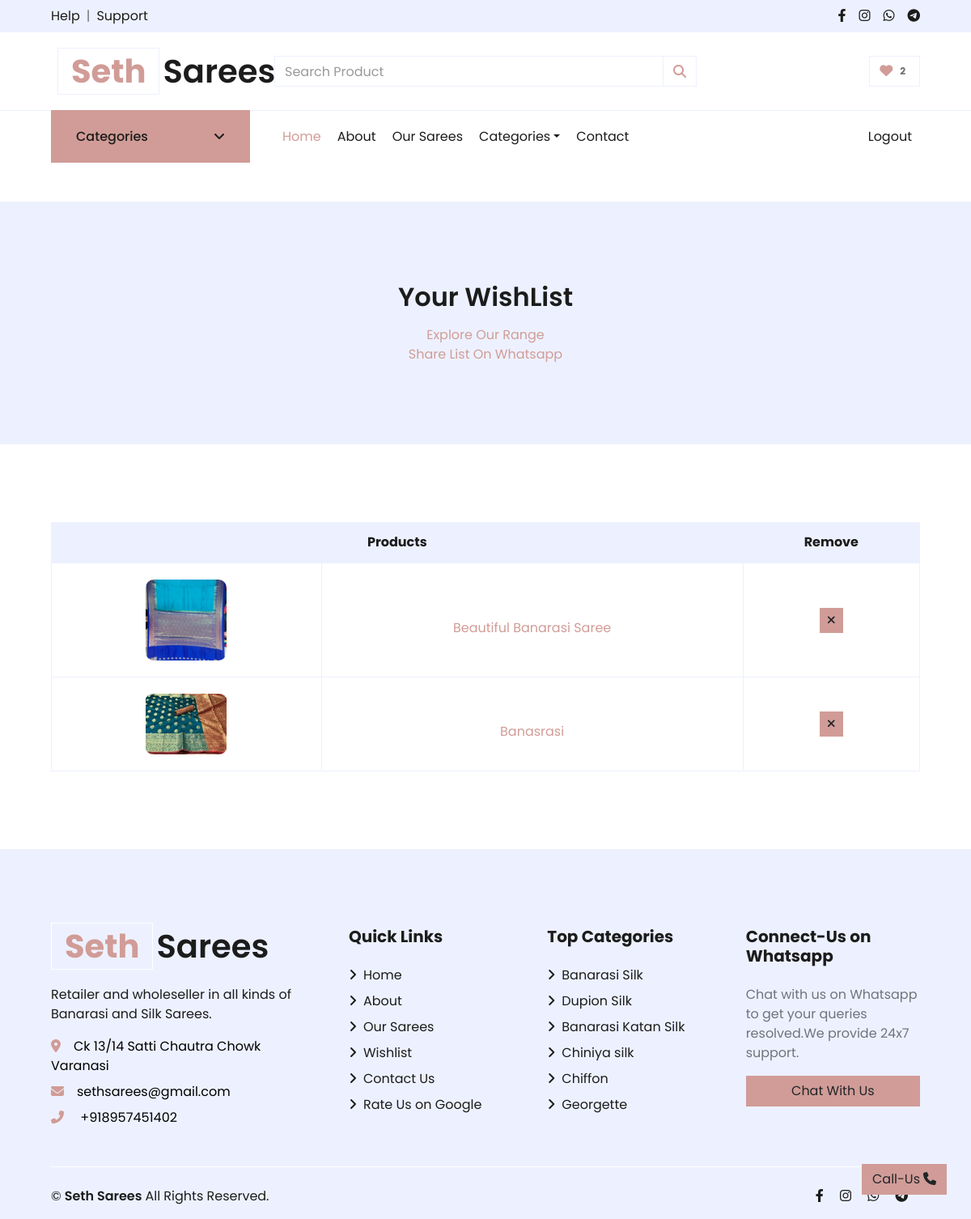
Page /wishlist (signed in) on the committed database.
### store/models/wishlist.py (models this page shows)
class Wishlist(models.Model):
    customer = models.ForeignKey(Customer, on_delete=models.CASCADE, default=1)
    product = models.ForeignKey(Product, on_delete=models.CASCADE, default=1)

### store/models/product.py (models this page shows, shortened)
class Product(models.Model):
    name = models.CharField(max_length=50)
    price = models.IntegerField(default=0)
    category = models.ForeignKey(Category, on_delete=models.CASCADE, default=1)
    description = models.TextField( default='' , null=True , blank=True)
    short_description= models.TextField( default='' , null=True , blank=True)
    image = models.ImageField(upload_to='uploads/products/')
    image1 = models.ImageField(upload_to='uploads/products/')
    image2 = models.ImageField(upload_to='uploads/products/')

### store/models/customer.py (models this page shows, shortened)
class Customer(models.Model):
    first_name = models.CharField(max_length=50)
    last_name = models.CharField(max_length=50)
    phone_number=models.CharField(max_length=15)
    email=models.EmailField()
    password=models.CharField(max_length=500)

### store/models/category.py (models this page shows, shortened)
class Category(models.Model):
    name = models.CharField(max_length=50)
    image = models.ImageField(default='',upload_to='uploads/category_img/')
    description = models.TextField( default='' , null=True , blank=True)
    def __str__(self):
        return self.name

### store/views/wishlist.py (the view)
# urls.py: path('wishlist',show_wishlist),
def show_wishlist(request):
    customer_id=request.session.get('customer')
    if(customer_id):
        customer=Customer.objects.get(id=customer_id)
        wishlist=Wishlist.objects.filter(customer=customer_id)
        wishlist_len=len(wishlist)
        data['wishlist']=wishlist
        data['customer_name']=customer.first_name+customer.last_name
        data['wishlist_len']=wishlist_len
        return render(request,'wishlist.html',data)
    else :
        next = request.GET.get('next', '/')
        url='login?next='+next
        return redirect(url)

### store/templates/wishlist.html (shortened to what this page needs)
{% extends 'base.html' %}
{% load static %}
{% block content %}
    <div class="container-fluid bg-secondary mb-5">
        <div class="d-flex flex-column align-items-center justify-content-center" style="min-height: 300px">
            <h2 class="font-weight-semi-bold  mb-3">Your WishList</h2>
            <div class="d-flex flex-column text-center align-items-center justify-content-center ">
                <p class="m-0"><a href="/category">Explore Our Range</a></p>
                <p class="m-0">
                    <a href="https://wa.me/{{phone_no}}?text= Hey I am {{customer_name}} and I have prepared my list on URL: {{ request.get_host }}/show-sent-list?customer_id={{request.session.customer}} kindly check it">Share List On Whatsapp</a>
                </p>
            </div>
        </div>
    </div>
    <div class="container-fluid pt-5">
        <div class="row px-xl-5">
            <div class="col-lg-12 table-responsive mb-5">
                <table class="table table-bordered text-center mb-0">
                    <thead class="bg-secondary text-dark">
                        <tr>
                            <th colspan="2">Products {{wishlist.length}}</th>
                            <th>Remove</th>
                        </tr>
                    </thead>
                    <tbody class="align-middle">
                        {%for entry in wishlist%}
                        <tr>
                            <td class=""><a href="/detail?product={{entry.product.id}}"><img src="{{entry.product.image.url}}" alt="" style="width: 100px;border-radius: 10%;"  class="m-2"></a> </td>
                            <td class="text-center pt-5" style="vertical-align: middle;"><a href="/detail?product={{entry.product.id}}"> <a href="/detail?product={{entry.product.id}}"><p> {{entry.product.name}}</p></a></td>
                            <td class="align-middle"><form action="/remove-item" method="POST">
                                <button type="submit" method="POST" class="btn btn-sm btn-primary"><i class="fa fa-times"></i></button></form>
                            </td>
                        </tr>
                        {%endfor%}
                    </tbody>
                </table>
            </div>
        </div>
    </div>
    {% endblock content%}

### store/templates/base.html (shortened to what this page needs)
<!DOCTYPE html>
<html lang="en">
    {% load static %}
<head>
    <link rel="stylesheet" href="https://cdnjs.cloudflare.com/ajax/libs/font-awesome/6.2.1/css/all.min.css" />
    <link href="{% static './store/lib/owlcarousel/assets/owl.carousel.min.css' %}" rel="stylesheet">
    <link rel="stylesheet" href="https://unpkg.com/aos@next/dist/aos.css" />
    <link href="{% static './store/css/style.css' %}" rel="stylesheet">
</head>
<body>
    <div class="container-fluid">
        <div class="row bg-secondary py-2 px-xl-5">
            <div class="col-lg-6 d-none d-lg-block">
                <div class="d-inline-flex align-items-center">
                    <a class="text-dark" href="https://wa.me/{{phone_no}}?text=Hello,+I+needed+some+help+related+to+your+store">Help</a>
                    <span class="text-muted px-2">|</span>
                    <a class="text-dark" href="https://wa.me/{{phone_no}}?text=Hello,+I+needed+some+support+related+to+your+store">Support</a>
                </div>
            </div>
            <div class="col-lg-6 text-center text-lg-right">
                <div class="d-inline-flex align-items-center">
                    <a class="text-dark px-2" href="https://www.facebook.com/profile.php?id=100089091092224">
                        <i class="fab fa-facebook-f"></i>
                    </a>
                    <a class="text-dark px-2" href="https://www.instagram.com/seth_sarees/">
                        <i class="fab fa-instagram"></i>
                    </a>
                    <a class="text-dark px-2" href="https://wa.me/{{phone_no}}?text=Hello,+I+am+interested+in+knowing+more+about+your+Store">
                        <i class="fab fa-whatsapp"></i>
                    </a>
                    <a class="text-dark pl-2" href="">
                        <i class="fab fa-telegram"></i>
                    </a>
                </div>
            </div>
        </div>
        <div class="row align-items-center py-3 px-xl-5">
            <div class="col-lg-3 d-none d-lg-block">
                <a href='/' class="text-decoration-none">
                    <h1 class="m-2 display-5 font-weight-semi-bold"><span class="text-primary font-weight-bold border px-3 mr-1">Seth</span>Sarees</h1>
                </a>
            </div>
            <div class="col-lg-6 col-6 text-left">
                <form method="GET" action="/search" >
                    <div class="input-group">
                        <input type="text" class="form-control" placeholder="Search Product" name="search" id="search">
                        <div class="input-group-append">
                            <span class=" btn btn-primary input-group-text  bg-transparent text-primary">
                                <i class="fa fa-search"></i>
                            </span>
                        </div>
                    </div>
                </form>
            </div>
            <div class="col-lg-3 col-6 text-right">
                <a href="/wishlist?next={{ request.get_full_path|urlencode }}" class="btn border">
                    <i class="fas fa-heart text-primary"></i>
                    <span class="badge">{{wishlist_len}}</span>
                </a>
            </div>
        </div>
    </div>
    <div class="container-fluid mb-5">
        <div class="row border-top px-xl-5">
            <div class="col-lg-3 d-none d-lg-block">
                <a class="btn shadow-none d-flex align-items-center justify-content-between bg-primary text-white w-100" data-toggle="collapse" href="#navbar-vertical" style="height: 65px; margin-top: -1px; padding: 0 30px;">
                    <h6 class="m-0">Categories</h6>
                    <i class="fa fa-angle-down text-dark"></i>
                </a>
            </div>
            <div class="col-lg-9">
                <nav class="navbar navbar-expand-lg bg-light navbar-light py-3 py-lg-0 px-0">
                    <div class="collapse navbar-collapse justify-content-between" id="navbarCollapse">
                        <div class="navbar-nav mr-auto py-0">
                            <a href="/" class="nav-item nav-link active">Home</a>
                            <a href="/about" class="nav-item nav-link">About</a>
                            <a href="/category" class="nav-item nav-link">Our Sarees</a>
                            <div class="nav-item dropdown">
                                <a href="#" class="nav-link dropdown-toggle" data-toggle="dropdown">Categories</a>
                            </div>
                            <a href="/contact" class="nav-item nav-link">Contact</a>
                        </div>
                        <div class="navbar-nav ml-auto py-0">
                            {%if not request.session.customer%}
                            <a href="/login?next={{ request.get_full_path|urlencode }}" class="nav-item nav-link">Login</a>
                            <a href="/signup" class="nav-item nav-link">Sign Up</a>
                            {%else%}
                            <a href="/logout?next={{ request.get_full_path|urlencode }}" class="nav-item nav-link">Logout</a>
                            {%endif%}
                        </div>
                    </div>
                </nav>
            </div>
        </div>
    </div>
        {%block content%}
        {%endblock%}
    <div class="container-fluid bg-secondary text-dark mt-5 pt-5">
        <div class="row px-xl-5 pt-5">
            <div class="col-lg-4 col-md-12 mb-5 pr-3 pr-xl-5">
                <a href="/" class="text-decoration-none">
                    <h1 class="mb-4 display-5 font-weight-semi-bold"><span class="text-primary font-weight-bold border border-white px-3 mr-1">Seth</span>Sarees</h1>
                </a>
                <p>Retailer and wholeseller in all kinds of Banarasi and Silk Sarees.</p>
                <p class="mb-2"><i class="fa fa-map-marker-alt text-primary mr-3"></i><a href="https://www.google.com/search?q=seth%20sarees&oq=seth&aqs=chrome.0.69i59j69i57j69i59j69i60j69i61l2j69i60.1882j0j4&sourceid=chrome&ie=UTF-8&tbs=lf:1,lf_ui:10&tbm=lcl&sxsrf=ALiCzsaSynD1unvd0ebaW9NJ0Fx-3SjwXA:1671827345404&rflfq=1&num=10&rldimm=527673046138865702&lqi=CgtzZXRoIHNhcmVlc0iz8qLwsq6AgAhaHRAAEAEYABgBIgtzZXRoIHNhcmVlcyoGCAIQABABkgEXZGVzaWduZXJfY2xvdGhpbmdfc3RvcmU&phdesc=J3chXqvknqQ&ved=2ahUKEwjjtbGYypD8AhVH03MBHdmAB1gQvS56BAgYEAE&sa=X&rlst=f#rlfi=hd:;si:527673046138865702,l,CgtzZXRoIHNhcmVlc0iz8qLwsq6AgAhaHRAAEAEYABgBIgtzZXRoIHNhcmVlcyoGCAIQABABkgEXZGVzaWduZXJfY2xvdGhpbmdfc3RvcmU,y,J3chXqvknqQ;mv:[[25.6578831,83.0200176],[25.2926608,82.8717667]];tbs:lrf:!1m4!1u3!2m2!3m1!1e1!2m1!1e3!3sIAE,lf:1,lf_ui:10" style="color:black;">{{address}}</a></p>
                <p class="mb-2"><i class="fa fa-envelope text-primary mr-3"></i><a href="mailto:someone@example.com" style="color:black;">{{email}}</a></p>
                <p class="mb-0"><i class="fa fa-phone-alt text-primary mr-3"></i><a href="tel:+{{phone_no}}" style="color:black;"> +{{phone_no}}</a></p>
            </div>
            <div class="col-lg-8 col-md-12">
                <div class="row">
                    <div class="col-md-4 mb-5">
                        <h5 class="font-weight-bold text-dark mb-4">Quick Links</h5>
                        <div class="d-flex flex-column justify-content-start">
                            <a class="text-dark mb-2" href="/"><i class="fa fa-angle-right mr-2"></i>Home</a>
                            <a class="text-dark mb-2" href="/about"><i class="fa fa-angle-right mr-2"></i>About</a>
                            <a class="text-dark mb-2" href="/category"><i class="fa fa-angle-right mr-2"></i>Our Sarees</a>
                            <a class="text-dark mb-2" href="checkout.html"><i class="fa fa-angle-right mr-2"></i>Wishlist</a>
                            <a class="text-dark mb-2" href="/contact"><i class="fa fa-angle-right mr-2"></i>Contact Us</a>
                            <a class="text-dark mb-2" href="https://www.google.com/search?q=seth%20sarees&oq=seth+sarees&aqs=chrome..69i57j69i59j69i61l3.2280j0j4&sourceid=chrome&ie=UTF-8&tbs=lrf:!1m4!1u3!2m2!3m1!1e1!2m1!1e3!3sIAE,lf:1,lf_ui:10&tbm=lcl&sxsrf=ALiCzsb6kLBLebcYjMVq3ZZjTXegQRwJRQ:1671576707763&rflfq=1&num=10&rldimm=527673046138865702&lqi=CgtzZXRoIHNhcmVlc0iz8qLwsq6AgAhaHRAAEAEYABgBIgtzZXRoIHNhcmVlcyoGCAIQABABkgEXZGVzaWduZXJfY2xvdGhpbmdfc3RvcmU&phdesc=J3chXqvknqQ&ved=2ahUKEwjQ5oW_pIn8AhVywXMBHfXHBNoQvS56BAgeEAE&sa=X&rlst=f#lrd=0x398e2e1ed9ad1ce9:0x752abd6f8a7c826,3,,,&rlfi=hd:;si:527673046138865702,l,CgtzZXRoIHNhcmVlc0iz8qLwsq6AgAhaHRAAEAEYABgBIgtzZXRoIHNhcmVlcyoGCAIQABABkgEXZGVzaWduZXJfY2xvdGhpbmdfc3RvcmU,y,J3chXqvknqQ;mv:[[25.6592943,83.033485],[25.2677299,82.87100439999999]];tbs:lrf:!1m4!1u3!2m2!3m1!1e1!2m1!1e3!3sIAE,lf:1,lf_ui:10"><i class="fa fa-angle-right mr-2"></i>Rate Us on Google</a>
                        </div>
                    </div>
                    <div class="col-md-4 mb-5">
                        <h5 class="font-weight-bold text-dark mb-4">Top Categories</h5>
                        <div class="d-flex flex-column justify-content-start">
                            {% for category in categories|slice:":6" %}
                            <a class="text-dark mb-2" href="/category?category={{category.id}}"><i class="fa fa-angle-right mr-2"></i>{{category}}</a>
                            {% endfor %}
                        </div>
                    </div>
                    <div class="col-md-4 mb-3" >
                        <h5 class="font-weight-bold text-dark mb-4">Connect-Us on Whatsapp</h5>
                        <div class="d-flex flex-column ">
                            <p class=text-muted>Chat with us on Whatsapp to get your queries resolved.We provide 24x7 support.</p>
                            <a href="https://wa.me/{{phone_no}}?text=Hello,+I+am+interested+in+knowing+more+about+your+Store" class="btn btn-primary px-3 w-100">Chat With Us</a>
                        </div>
                    </div>
                </div>
            </div>
        </div>
        <div class="row border-top border-light mx-xl-5 pt-4">
            <div class="col-md-6 px-xl-0">
                <p class="mb-md-0 text-center text-md-left text-dark">
                    <div class=" d-flex align-items-center">
                        &copy; <a class="px-1 text-dark font-weight-semi-bold" href="#">Seth Sarees</a> All Rights Reserved.
                    </div>
                </p>
            </div>
            <div class="col-md-6 px-xl-0">
                <div class="col  text-center  text-sm-right ">
                        <a class="text-dark px-2" href="https://www.facebook.com/profile.php?id=100089091092224">
                            <i class="fab fa-facebook-f"></i>
                        </a>
                        <a class="text-dark px-2" href="https://www.instagram.com/seth_sarees/">
                            <i class="fab fa-instagram"></i>
                        </a>
                        <a class="text-dark px-2" href="https://wa.me/{{phone_no}}?text=Hello,+I+am+interested+in+knowing+more+about+your+Store">
                            <i class="fab fa-whatsapp"></i>
                        </a>
                        <a class="text-dark pl-2" href="">
                            <i class="fab fa-telegram"></i>
                        </a>
                </div>
            </div>
        </div>
    </div>
    <a href="tel:+{{phone_no}}"  class="btn btn-primary back-to-top">Call-Us <span class="pl-1"><i class="fa fa-phone" ></i></span></a>
</body>

### rows in the picture
Wishlist: product.image (picture), product.name "Beautiful Banarasi Saree"
Wishlist: product.image (picture), product.name "Banasrasi"
Customer: email "sethsarees@gmail.com"
Category: name "Banarasi Silk"
Category: name "Dupion Silk"
Category: name "Banarasi Katan Silk"
Category: name "Chiniya silk"
Category: name "Chiffon"
Category: name "Georgette"

### other values in the picture
{{ wishlist_len }} "2"
{{ address }} "Ck 13/14 Satti Chautra Chowk Varanasi"
{{ phone_no }} "918957451402"
